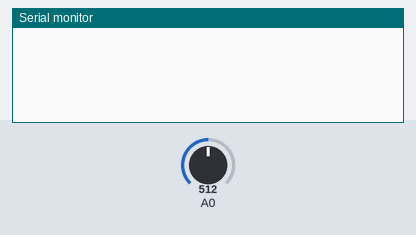
Simulated run of this sketch. Board: Arduino Uno, built with avr-gcc and run on an emulated ATmega328P. On the bench: the last lines printed to the serial monitor. Inputs (shaded band) come from the test bench; at power-on: A0 = 512.

Above: at 1.2 s.
1.3 s: A0 set to 716
At 3.3 s:
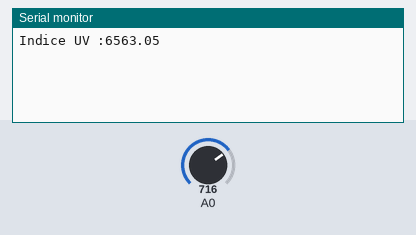
3.6 s: A0 set to 900
At 4.7 s:
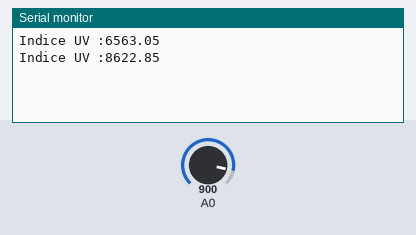
Timing chart, 0 to 6.6 s (numbered marks = the images above; inputs shaded):
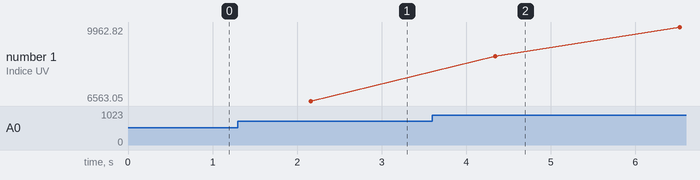

The sketch:

Capteur_UV_GROVE.ino
```cpp
/*
 *   ** Mesure indice UV module Grove **
       PIN A0 Module shield GROVE
       Baud rate 9600 -> Moniteur série
*/

void setup() {

  Serial.begin(9600);
}

void loop()
{
  int sensorValue;
  long  sum = 0;
  for (int i = 0; i < 1024; i++)
  {
    sensorValue = analogRead(A0);
    sum = sensorValue + sum;
    delay(2);
  }
  long meanVal = sum / 1024;
  Serial.print("Indice UV :");
  Serial.print((meanVal * 1000 / 4.3 - 83) / 21);
  Serial.print("\n");
  delay(20);
}
```

Measured:
- after the input at 1.3 s, the serial monitor: prints a new line after 0.86 s (image 1)
- after the input at 3.6 s, the serial monitor: prints a new line after 0.75 s (image 2)
- plotted number 1: 6563.05 → 9962.82 after the input at 3.6 s
